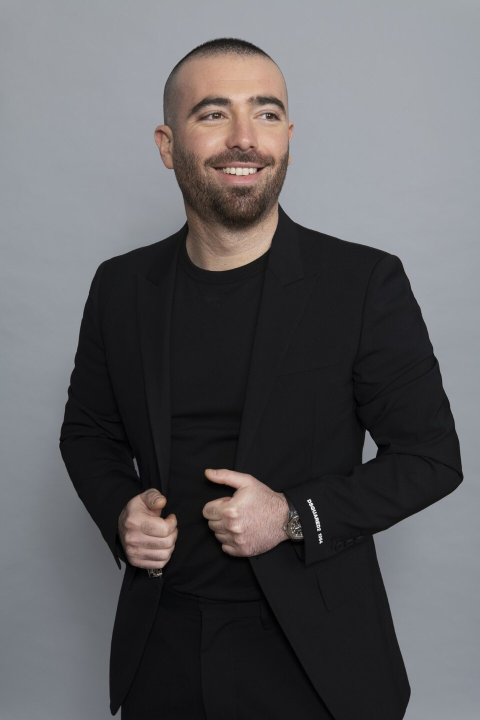
#> input picture song-projects/assets/adam.jpg, 960 x 1440 px (shown at 1/2 size)
$ python -i engine.py   (imports and definitions only)
#> lines starting #> are read from the running program, lines starting #| are printed output that depends on the picture
#> further down, picture is the input picture: PIL image 960x1440 RGB; mean R, G, B 95.5, 94.8, 97.3
# -*- coding: utf-8 -*-
"""מנוע בניית מצגות הערכה חלופית בספרות (RTL מלא).
כל עבודה = תוכן (songs.py) + סגנון. הסגנון קובע רקע, גופנים, צבעים
ואת וריאנט הפריסה של כל שקף, כך שאין שתי עבודות שנראות אותו דבר.
"""
import math, os, random
from PIL import Image, ImageDraw, ImageFilter, ImageEnhance, ImageChops, ImageOps
from pptx import Presentation
from pptx.util import Inches, Pt
from pptx.dml.color import RGBColor
from pptx.enum.shapes import MSO_SHAPE
from pptx.oxml.ns import qn
from lxml import etree

HERE = os.path.dirname(os.path.abspath(__file__))
ASSETS = os.path.join(HERE, "assets")
W, H = 13.333, 7.5
M = 0.7
PW, PH = 1920, 1080


def rgb(h):
    return RGBColor.from_string(h)


def hex2t(h):
    return tuple(int(h[i:i + 2], 16) for i in (0, 2, 4))


# ======================= רקעים =======================
def _grain(img, amt=0.04, seed=3):
#> called with amt = 0.04, seed = 3
    random.seed(seed)
    n = Image.effect_noise(img.size, 9).convert("RGB")
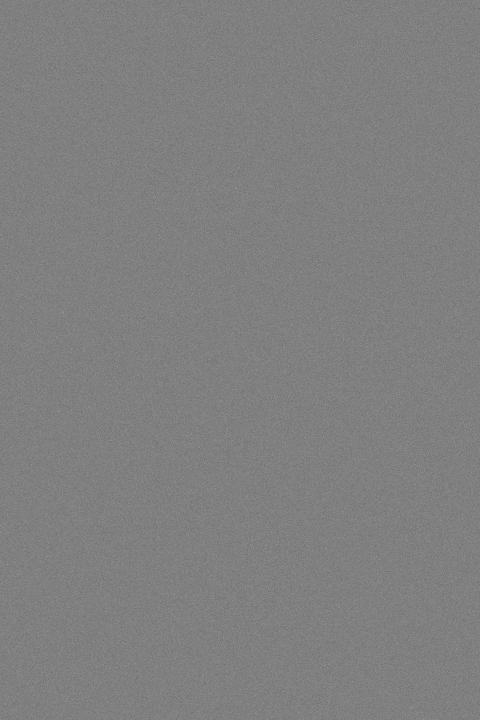
#> n: PIL image 960x1440 RGB (shown at 1/2 size); min 80, max 170, mean 127.5
    n = ImageEnhance.Brightness(n).enhance(amt)
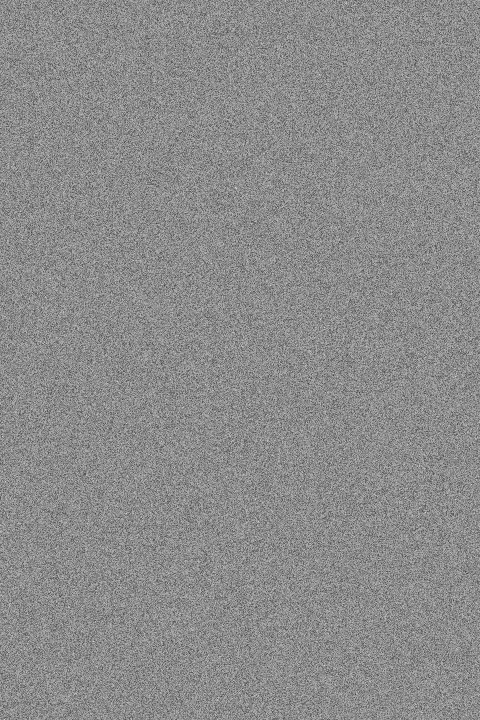
#> n: PIL image 960x1440 RGB (shown at 1/2 size); min 3, max 6, mean 4.64; drawn with min black and max white
    if sum(img.resize((1, 1)).getpixel((0, 0))) > 380:
        return ImageChops.subtract(img, n)
    return ImageChops.add(img, n)


# [137 lines left out: functions _radial, _photo_cover, make_bg, prep_photo, not called in this run]


# ======================= טקסט =======================
class Kit:
    # [13 lines left out: functions __init__, R, not called in this run]

    @staticmethod
    def P(*runs, align="r", after=None, line=None, ltr=False):
        return dict(runs=list(runs), align=align, after=after, line=line, ltr=ltr)

    # [117 lines left out: functions text, hair, rect, dot, picture_fill, set_bg and 1 more, not called in this run]

>>> from PIL import Image
>>> picture = Image.open('assets/adam.jpg')
>>> result = _grain(picture)

$ run again, on song-projects/assets/banai.jpg
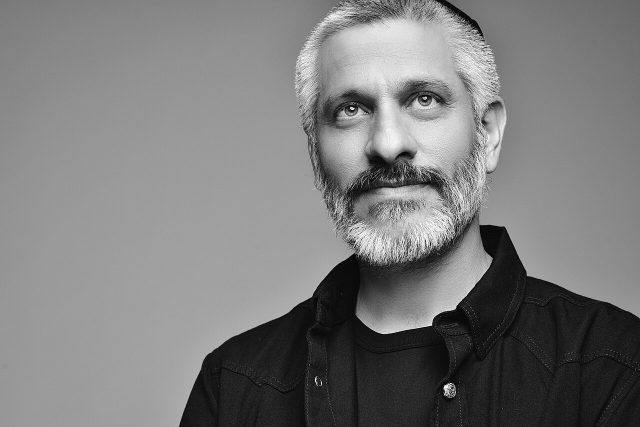
#> input picture song-projects/assets/banai.jpg, 1280 x 854 px (shown at 1/2 size)
#> picture is the input picture: PIL image 1280x854 RGB; min 0, max 255, mean 123.2
#> in _grain, `n = ImageEnhance.Brightness(n).enhance(amt)`:
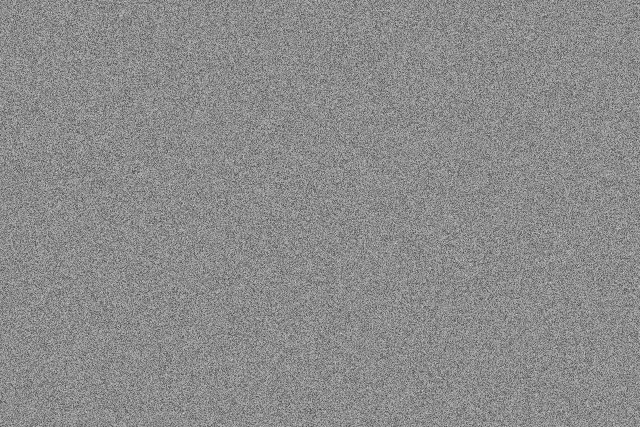
#> n: PIL image 1280x854 RGB (shown at 1/2 size); min 3, max 6, mean 4.64; drawn with min black and max white
